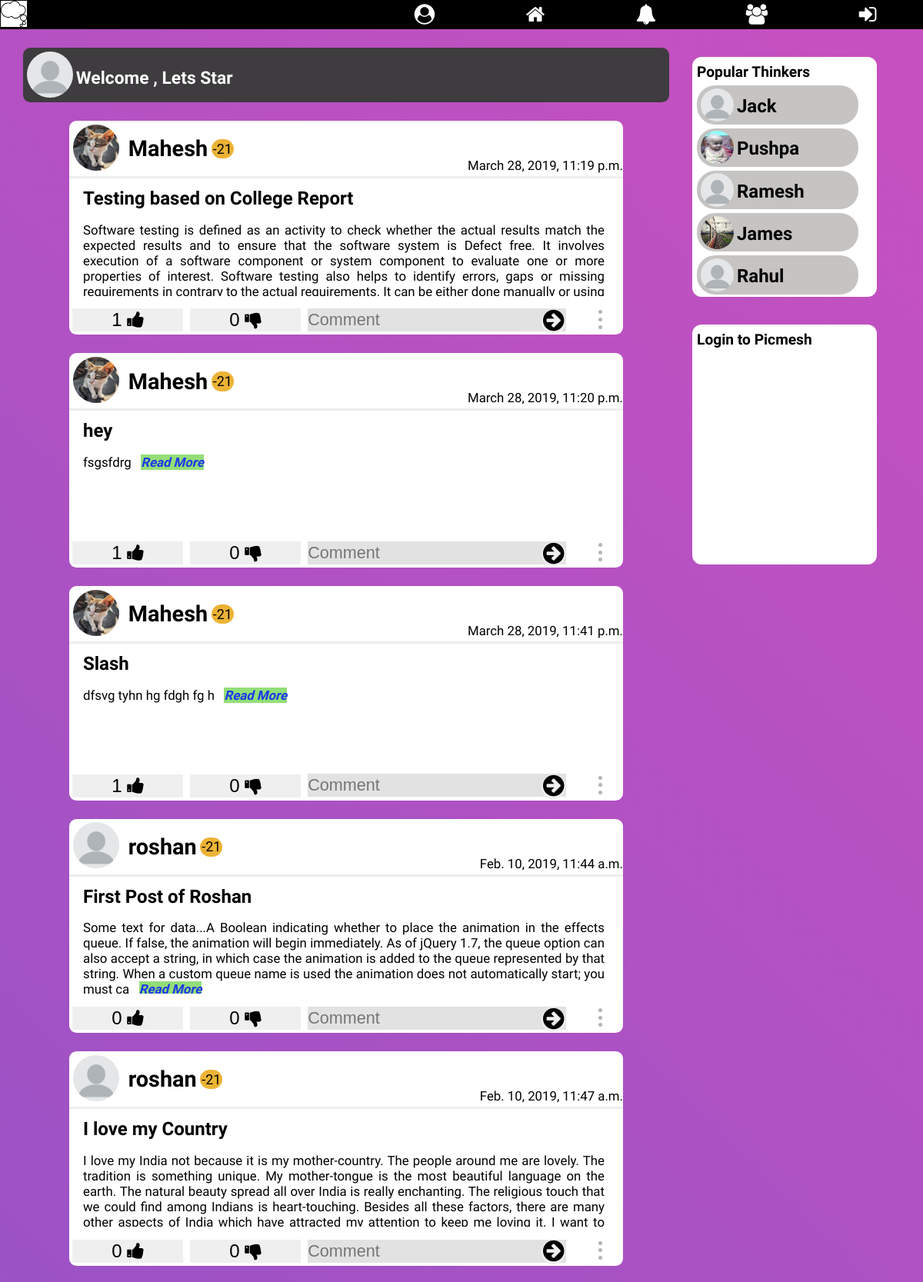
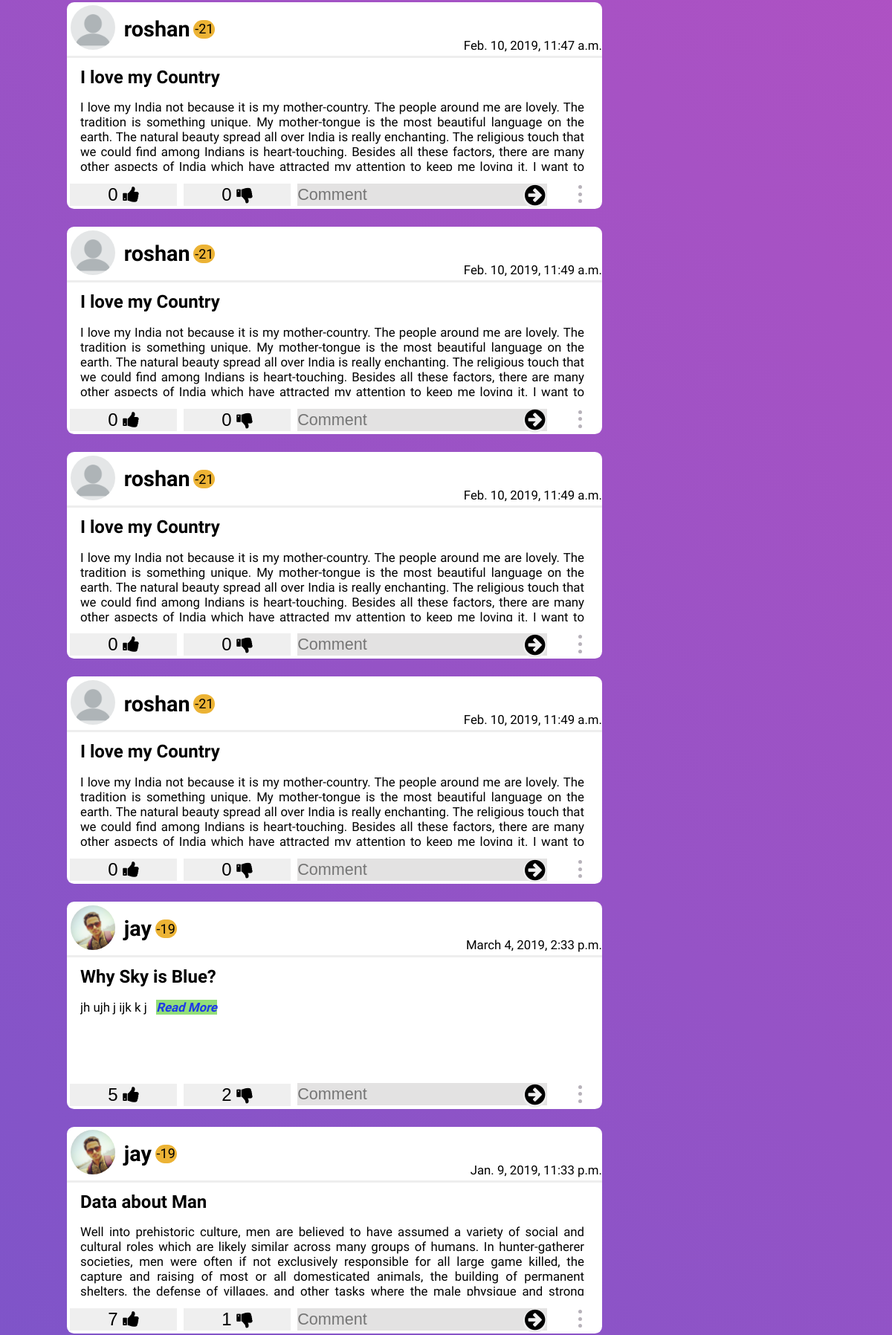
The page / (upper part) on the database its author committed (2 pictures, top to bottom).
### home/models.py (models this page shows, shortened)
class Posts(models.Model):
    choices = (
        ("1", ("Question")),
        ("2", ("Creative Idea")),
        ("3", ("Innovation")),
        ("4", ("Nightmare")),
        ("5", ("Thought"))
    )
    title = models.CharField(max_length=250, blank=False)
    content = models.TextField(max_length=15000,
                               help_text="Write Your thought here...")
    creation_time = models.DateTimeField(auto_now_add=True, editable=False)
    likes = models.ManyToManyField(User, blank=True, related_name='likes')
    dis_likes = models.ManyToManyField(User, blank=True,
                                       related_name='dis_likes')
    image = models.ImageField(blank=True,
                              help_text="Use Image for Impowring your Thought")
    last_modified = models.DateTimeField(auto_now=True, editable=False)
    user_profile = models.ForeignKey(Profile, on_delete=models.CASCADE)
    trending_ratio = models.FloatField(default=1)
    type = models.CharField(max_length=50, choices=choices)
    tags = models.CharField(max_length=250)
    views = models.ManyToManyField(User, blank=True)

### signup/models.py (models this page shows)
class Profile(models.Model):
    user = models.OneToOneField(User, on_delete=models.CASCADE)
    gender = models.CharField(max_length=10, blank=True)
    city = models.CharField(max_length=30, blank=True)
    date_of_birth = models.DateField(null=True, blank=True)
    level = models.IntegerField(default=1)
    bio = models.TextField(max_length=410, default='Edit Bio')
    profile_pic = models.ImageField(
        blank=True,
        help_text="Select Your Profile Image",
    )
    date_of_joining = models.DateTimeField(editable=False,
                                           default=timezone.now)
    follows = models.ManyToManyField('Profile')
    def __str__(self):
        return str(self.user)

### home/views.py (the view)
# urls.py: 2. Add a URL to urlpatterns:  path('', views.home, name='home')
def home(request):
    popular = Profile.objects.order_by('-level')
    if request.user.is_authenticated:
        logged_user = Profile.objects.get(user=request.user.id)
        followings = logged_user.follows.all()
        all_posts = Posts.objects.filter(user_profile__in=followings).order_by('-trending_ratio')
        print('Logged user : ', logged_user.id)
        context = {
            'all_posts': all_posts,
            'logged_user': logged_user,
            'followings': followings,
            'popular': popular,
        }
        return render(request, 'home.html', context)
    else:
        all_posts = Posts.objects.order_by('-trending_ratio')
        context = {
            'all_posts': all_posts,
            'popular': popular
        }
        return render(request, 'home.html', context)

### Notification/context_processor.py (called while the page is built)
def pass_value(request):
    if request.user.is_authenticated:
        user_prfile = Profile.objects.get(user=request.user)
        my_notif = Notifications.objects.filter(receiver=user_prfile)
        unseen_notif_count = my_notif.filter(view=False).count()
        count = my_notif.count()
        if count >= 13:
            my_notif = my_notif[count-13:]
        context = {
            "my_notif": my_notif,
            "unseen_notif_count": unseen_notif_count
        }
        return context
    else:
        context = {}
        return context

### home/templates/home.html (shortened to what this page needs)
{% extends 'base.html' %}
{% block content %}
    {% load static %}
    <link rel="stylesheet" href="{% static 'home/stylehome.css' %}">
      <div class="panel">
        <div class="posts-container">
          <div class="top-bar">
            {% if user.is_authenticated %}
              {% if logged_user.profile_pic %}
                <img src="{{ logged_user.profile_pic.url }}" class="profile-pic" alt="Image not found">
              {% else %}
                <img src="{% static 'toob/images/default-profile.png' %}" class="profile-pic" alt="Image not found">
              {% endif %}
            {% else %}
              <img src="{% static 'toob/images/default-profile.png' %}" class="profile-pic" alt="Image not found">
            {% endif %}
            <h3 id="TextEffect"></h3>
          </div>
          {% for post in all_posts %}
            <div class="posts" id="post-{{ post.id }}">
              <div class="post-header">
                <a href="profile/{{ post.user_profile.id }}">
                {% if post.user_profile.profile_pic %}
                  <img src="{{ post.user_profile.profile_pic.url }}" class="profile-pic" alt="Image not found">
                {% else %}
                  <img src="{% static 'toob/images/default-profile.png' %}" class="profile-pic" alt="Image not found">
                {% endif %}
              </a>
                <a href="profile/{{ post.user_profile.id }}"><h3 class="user-name">{{ post.user_profile }}</h3></a><span class="level">{{ post.user_profile.level }}</span>
                <span class="date">{{ post.creation_time }}</span>
              </div>
              <h2 class="thought-title">{{ post.title }}</h2>
              <p class="content" id="{{ post.id }}" onclick="showWholeContent({{ post.id }})">
                {{ post.content|slice:":1300" }} <a class="read_more" href="/details/{{ post.id }}"><b>Read More</b></a>
              </p>
              <div class="post-footer">
                {% include 'like_section.html' %}
                {% include 'dis_like_section.html' %}
                <form action="{% url 'comment_submit' post.id  %}" class="comment-form" method="POST">
                  <input type="text" id="comment{{ post.id }}" name="comment" placeholder="Comment">
                  <button type="submit" class="btn comment-submit">
                    <i class="fa fa-arrow-circle-right fa-lg"></i>
                  </button>
                </form>
                <ul class="icons more-btn" id="more{{ post.id }}">
                  <li></li>
                  <li></li>
                  <li></li>
                </ul>
              </div>
            </div>
          {% endfor %}
        </div>
        <div class="following-container">
          <div class="following-box">
            <h3 class="box-header">Popular Thinkers</h3>
            {% for thinker in popular %}
            <a href="{% url 'profile' thinker.id %}">
              <div class="following">
                {% if thinker.profile_pic %}
                  <img src="{{ thinker.profile_pic.url }}" alt="" class="following-profile">
                {% else %}
                  <img src="{% static 'home/images/default-profile.png'%}" alt="" class="following-profile">
                {% endif %}
                <h3 class="user-name-profile">{{ thinker.user.first_name }}</h3>
              </div>
            </a>
            {% endfor %}
          </div>
          {% if user.is_authenticated %}
            <div class="mathch-box">
              <h3 class="box-header">Your Followings</h3>
              {% for thinker in followings %}
              <a href="{% url 'profile' thinker.id %}">
                <div class="following">
                  {% if thinker.profile_pic %}
                    <img src="{{ thinker.profile_pic.url }}" alt="" class="following-profile">
                  {% else %}
                    <img src="{% static 'home/images/default-profile.png'%}" alt="" class="following-profile">
                  {% endif %}
                  <h3 class="user-name-profile">{{thinker.user.first_name}}</h3>
                </div>
              </a>
              {% empty %}
                <h3>You dont't have any Followings</h3>
              {% endfor %}
            </div>
          {% else %}
            <div class="mathch-box">
              <h3 class="box-header">Login to Picmesh</h3>
            </div>
          {% endif %}
        </div>
      </div>
{% endblock %}

### templates/like_section.html (shortened to what this page needs)
<form id="like-form{{ post.id }}">
  {% if user.is_authenticated %}
  <button type="submit" id="{{ post.id }}btn" name="like" value="{{ post.id }}" class="btn upvote">{{ post.likes.count }}&nbsp;<i class="fa fa-thumbs-up"></i></button>
  <script type="text/javascript">
    function likingPost(id){
      var liked = document.getElementById(id);
      liked.style.background = "rgb(34, 233, 42)";
    }
    function dis_likingPost(id){
      var dis_liked = document.getElementById(id);
      dis_liked.style.background = "rgb(255, 0, 0)"
    }
    {% for like in post.likes.all %}
      {% if like != user %}
      {% else %}
        likingPost("{{ post.id }}btn");
      {% endif %}
    {% endfor %}
// Adding AJAX for Like button
    $(document).ready(function(event){
      $(document).on('click', '#{{ post.id }}btn', function(event){
        event.preventDefault();
        event.stopImmediatePropagation();
        pk = $(this).attr('value');
        $.ajax({
          type: 'POST',
          url: '{% url "like_post" %}',
          data: {
            'id': pk,
            'csrfmiddlewaretoken': '{{ csrf_token }}'
          },
          success:function(response){
            $('#like-form{{ post.id }}').html(response['like_form']);
            $('#dis_like-form{{ post.id }}').html(response['dis_like_form']);
            console.log('Request sent to Like_post')
            // $('#{{ post.id }}btn').style.color = 'green';
          },
          error: function(er, e){
            console.log(er.responseText);
          }
        });
      });
    });
  </script>
  {% else %}
    <button type="button" id="{{ post.id }}btn" onclick="location.href='{% url 'login' %}';" name="like" class="btn upvote">{{ post.likes.count }}&nbsp;<i class="fa fa-thumbs-up"></i></button>
  {% endif %}
</form>

### templates/dis_like_section.html (shortened to what this page needs)
<form id="dis_like-form{{ post.id }}">
  {% if user.is_authenticated %}
  <button type="submit" id="{{ post.id }}btn2" name="like" value="{{ post.id }}" class="btn upvote">{{ post.dis_likes.count }}&nbsp;<i class="fa fa-thumbs-down"></i></button>
  <script type="text/javascript">
    {% for dis_like in post.dis_likes.all %}
      {% if dis_like != user %}
      {% else %}
        dis_likingPost("{{ post.id }}btn2");
      {% endif %}
    {% endfor %}
// Adding AJAX for Like button
    $(document).ready(function(event){
      $(document).on('click', '#{{ post.id }}btn2', function(event){
        event.preventDefault();
        event.stopImmediatePropagation();
        pk = $(this).attr('value');
        $.ajax({
          type: 'POST',
          url: '{% url "dis_like_post" %}',
          data: {
            'id': pk,
            'csrfmiddlewaretoken': '{{ csrf_token }}'
          },
          success:function(response){
            $('#dis_like-form{{ post.id }}').html(response['dis_like_form']);
            $('#like-form{{ post.id }}').html(response['like_form']);
            console.log('Request sent to Dis_Like_post')
            // $('#{{ post.id }}btn').style.color = 'green';
          }, error: function(er, e){
            console.log(er.responseText);
          }
        });
      });
    });
  </script>
  {% else %}
    <button type="button" id="{{ post.id }}btn2" onclick="location.href='{% url 'login' %}';" name="like" class="btn upvote">{{ post.dis_likes.count }}&nbsp;<i class="fa fa-thumbs-down"></i></button>
  {% endif %}
</form>

### static/basestyle.css (style rules this page uses)
body { margin: 0px; padding: 0px; background: linear-gradient(-135deg, #c850c0, #4158d0); font-family: 'Arapey', sans-serif; }
a { text-decoration: none; color: inherit; width: inherit; height: inherit; }

### home/static/home/stylehome.css (style rules this page uses)
.panel { display: flex; justify-content: center; height: auto; }
.top-bar { font-family: 'Handlee', sans-serif; margin: 2vw auto 2vw auto; height: auto; background-color: rgb(62, 60, 62); width: 70vw; color: #fff; border-radius: 0.8vw; }
.top-bar > h3 { margin: 0; position: relative; bottom: 1.5vw; display: inline-block; font-size: 1.9vw; }
.posts-container { flex: 3; }
.posts { font-family: 'Dosis', sans-serif; margin-left: auto; margin-right: auto; margin-top: 2vw; margin-bottom: 2vw; width: 60vw; height: auto; background-color: #fff; border-radius: 0.8vw; }
.post-header { display: flex; justify-content: flex-start; border-bottom: inset; }
.profile-pic { margin: 0.4vw 0 0 0.4vw; border-radius: 50%; height: 5vw; width: 5vw; }
.user-name { margin: 1.6vw 0 0 1vw; padding: 0; font-size: 2.4vw; }
.level { background-color: rgb(236, 179, 53); border-radius: 2vw; padding: 0.15vw; margin-left: 0.4vw; height: 1.8vw; font-size: 1.5vw; text-align: center; position: relative; top : 2vw; }
.date { margin-top: 4vw; margin-left: auto; height: 2vw; font-size: 1.4vw; }
.thought-title { margin: 1vw 0 0 1.5vw; font-size: 2vw; }
.content { margin-left: 1.5vw; text-align: justify; padding-right: 2vw; font-size: 1.4vw; height: 8vw; overflow-y: hidden; }
.read_more { color: rgb(29, 56, 233); background-color: rgb(146, 222, 120); margin: 0.7vw 0.7vw 1.2vw 0.7vw; font-style: italic; }
.post-footer { width: inherit; height: 2.6vw; background-color: #fff; height: auto; display: flex; justify-content: space-around; border-radius: 2vw; padding-bottom: 0.2vw; }
.btn { border-style: none; height: inherit; width: 12vw; font-size: 2vw; }
.comment-form { display: inline; height: inherit; }
input[name="comment"] { border: none; background-color: rgb(227, 226, 226); height: 2.5vw; width: 28vw; padding: 0; font-size: 1.8vw; position: relative; bottom: 0.15vw; }
.fa-arrow-circle-right { position: relative; bottom: 0.15vw; }
.comment-submit { padding: 0px; border-radius: 50%; width: 2.6vw; height: 2.6vw; position: relative; right: 3vw; top: 0.1vw; }
.more-btn { margin: 0; padding: 0; height: 2.5vw; width: 2.1vw; line-height: 0.8vw; color: rgb(183, 178, 186); position: relative; right: 1.5vw; font-size: 1.3vw; }
.more-btn > li { position: relative; left: 2.65vw; }
.following-container { flex: 1; }
.following-box { margin: 3vw 3vw 0 0; border-radius: 1vw; background-color: rgb(255, 255, 255); padding: 0.5vw; width: 19vw; height: 25vw; overflow-y:auto; border: none; }
.box-header { margin-top: 0.2vw; margin-bottom: 0.5vw; font-size: 1.6vw; }
.following { margin: 0.4vw 0 0.4vw 0; width: 17.5vw; height: 4.2vw; background-color: rgb(198, 196, 194); border-radius: 2vw; }
.following-profile { margin: 0.3vw 0 0 0.4vw; border-radius: 50%; width: 3.6vw; height: 3.6vw; }
.user-name-profile { display: inline-block; position: relative; bottom: 1vw; font-size: 2vw; }
.mathch-box { margin: 3vw 3vw 0 0; border-radius: 1vw; background-color: rgb(255, 255, 255); padding: 0.5vw; width: 19vw; height: 25vw; overflow-y:auto; border: none; }

### rows shown on the page
Posts: user_profile.profile_pic (picture), user_profile "Mahesh", user_profile.level "-21", creation_time "March 28, 2019, 11:19 p.m.", title "Testing based on College Report", content "Software testing is defined as an activity to check whether the actual results match the expected results and to ensure that the software system is Defect free. It involves execution of a software component or system component to evaluate one or more properties of interest. Software testing also helps to identify errors, gaps or missing requirements in contrary to the actual requirements. It can be either done manually or using…", likes.count "1", dis_likes.count "0"
Posts: user_profile.profile_pic (picture), user_profile "Mahesh", user_profile.level "-21", creation_time "March 28, 2019, 11:20 p.m.", title "hey", content "fsgsfdrg", likes.count "1", dis_likes.count "0"
Posts: user_profile.profile_pic (picture), user_profile "Mahesh", user_profile.level "-21", creation_time "March 28, 2019, 11:41 p.m.", title "Slash", content "dfsvg tyhn hg fdgh fg h", likes.count "1", dis_likes.count "0"
Posts: user_profile "roshan", user_profile.level "-21", creation_time "Feb. 10, 2019, 11:44 a.m.", title "First Post of Roshan", content "Some text for data...A Boolean indicating whether to place the animation in the effects queue. If false, the animation will begin immediately. As of jQuery 1.7, the queue option can also accept a string, in which case the animation is added to the queue represented by that string. When a custom queue name is used the animation does not automatically start; you must ca", likes.count "0", dis_likes.count "0"
Posts: user_profile "roshan", user_profile.level "-21", creation_time "Feb. 10, 2019, 11:47 a.m.", title "I love my Country", content "I love my India not because it is my mother-country. The people around me are lovely. The tradition is something unique. My mother-tongue is the most beautiful language on the earth. The natural beauty spread all over India is really enchanting. The religious touch that we could find among Indians is heart-touching. Besides all these factors, there are many other aspects of India which have attracted my attention to keep me loving it. I want to…", likes.count "0", dis_likes.count "0"
Posts: user_profile "roshan", user_profile.level "-21", creation_time "Feb. 10, 2019, 11:47 a.m.", title "I love my Country", content "I love my India not because it is my mother-country. The people around me are lovely. The tradition is something unique. My mother-tongue is the most beautiful language on the earth. The natural beauty spread all over India is really enchanting. The religious touch that we could find among Indians is heart-touching. Besides all these factors, there are many other aspects of India which have attracted my attention to keep me loving it. I want to…", likes.count "0", dis_likes.count "0"
Posts: user_profile "roshan", user_profile.level "-21", creation_time "Feb. 10, 2019, 11:49 a.m.", title "I love my Country", content "I love my India not because it is my mother-country. The people around me are lovely. The tradition is something unique. My mother-tongue is the most beautiful language on the earth. The natural beauty spread all over India is really enchanting. The religious touch that we could find among Indians is heart-touching. Besides all these factors, there are many other aspects of India which have attracted my attention to keep me loving it. I want to…", likes.count "0", dis_likes.count "0"
Posts: user_profile "roshan", user_profile.level "-21", creation_time "Feb. 10, 2019, 11:49 a.m.", title "I love my Country", content "I love my India not because it is my mother-country. The people around me are lovely. The tradition is something unique. My mother-tongue is the most beautiful language on the earth. The natural beauty spread all over India is really enchanting. The religious touch that we could find among Indians is heart-touching. Besides all these factors, there are many other aspects of India which have attracted my attention to keep me loving it. I want to…", likes.count "0", dis_likes.count "0"
Posts: user_profile "roshan", user_profile.level "-21", creation_time "Feb. 10, 2019, 11:49 a.m.", title "I love my Country", content "I love my India not because it is my mother-country. The people around me are lovely. The tradition is something unique. My mother-tongue is the most beautiful language on the earth. The natural beauty spread all over India is really enchanting. The religious touch that we could find among Indians is heart-touching. Besides all these factors, there are many other aspects of India which have attracted my attention to keep me loving it. I want to…", likes.count "0", dis_likes.count "0"
Posts: user_profile.profile_pic (picture), user_profile "jay", user_profile.level "-19", creation_time "March 4, 2019, 2:33 p.m.", title "Why Sky is Blue?", content "jh ujh j ijk k j", likes.count "5", dis_likes.count "2"
Posts: user_profile.profile_pic (picture), user_profile "jay", user_profile.level "-19", creation_time "Jan. 9, 2019, 11:33 p.m.", title "Data about Man", content "Well into prehistoric culture, men are believed to have assumed a variety of social and cultural roles which are likely similar across many groups of humans. In hunter-gatherer societies, men were often if not exclusively responsible for all large game killed, the capture and raising of most or all domesticated animals, the building of permanent shelters, the defense of villages, and other tasks where the male physique and strong…", likes.count "7", dis_likes.count "1"
Profile: user.first_name "Jack"
Profile: profile_pic (picture), user.first_name "Pushpa"
Profile: user.first_name "Ramesh"
Profile: profile_pic (picture), user.first_name "James"
Profile: user.first_name "Rahul"
